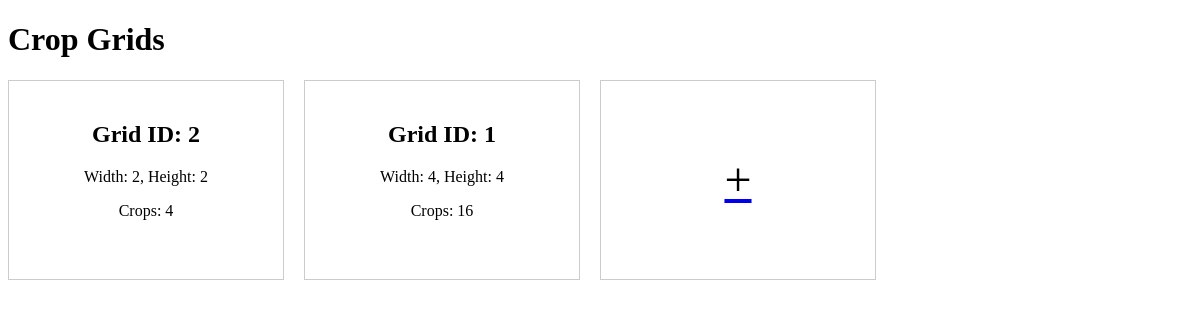
Before: / with the older database file.
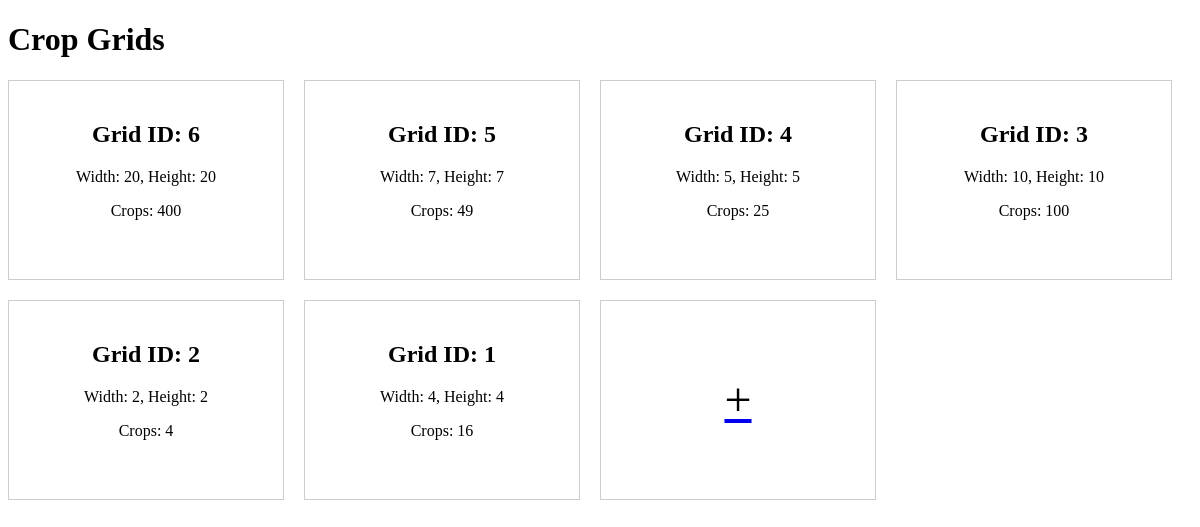
After: the same page with the newer database file.
### tables this page shows
CREATE TABLE crop_grids (
                id INTEGER PRIMARY KEY AUTOINCREMENT,
                width INTEGER NOT NULL,
                height INTEGER NOT NULL,
                crops TEXT NOT NULL
             );

### main.py (the view)
@app.route('/')
def index():
    db = get_db()
    c = db.cursor()
    c.execute('''SELECT * FROM crop_grids ORDER BY id DESC''')
    grids = c.fetchall()
    return render_template('index.html', grids=grids)

### main.py (called while the page is built)
def get_db():
    db = getattr(g, '_database', None)
    if db is None:
        db = g._database = sqlite3.connect(app.config['DATABASE'])
    return db

@app.teardown_appcontext
def close_connection(exception):
    db = getattr(g, '_database', None)
    if db is not None:
        db.close()

### templates/index.html (shortened to what this page needs)
<!DOCTYPE html>
<html>
<head>
</head>
<body>
    <h1>Crop Grids</h1>
    <div class="grid-container">
        {% for grid in grids %}
            <a href="{{ url_for('display_grid', grid_id=grid[0]) }}" class="grid-item">
                <h2>Grid ID: {{ grid[0] }}</h2>
                <p>Width: {{ grid[1] }}, Height: {{ grid[2] }}</p>
                <p>Crops: {{ grid[3] }}</p>
            </a>
        {% endfor %}
        <a href="{{ url_for('add_grid') }}" class="add-button-container">
            <div class="add-button">+</div>
        </a>
    </div>
</body>
</html>

### templates/index.html (style rules this page uses)
.grid-container { display: flex; flex-wrap: wrap; gap: 20px; }
.grid-item { border: 1px solid #ccc; padding: 20px; width: calc(25% - 20px); height: 200px; box-sizing: border-box; text-decoration: none; color: black; text-align: center; }
.add-button-container { border: 1px solid #ccc; width: calc(25% - 20px); height: 200px; box-sizing: border-box; text-align: center; cursor: pointer; display: flex; justify-content: center; align-items: center; margin-top: 0; margin-left: 0; margin-right: 20px; }
.add-button { font-size: 48px; line-height: 1; text-decoration: none; color: black; }

Changed rows visible on the page:
added crop_grids: id "6", width "20", height "20", crops "400"
added crop_grids: id "5", width "7", height "7", crops "49"
added crop_grids: id "4", width "5", height "5", crops "25"
added crop_grids: id "3", width "10", height "10", crops "100"
